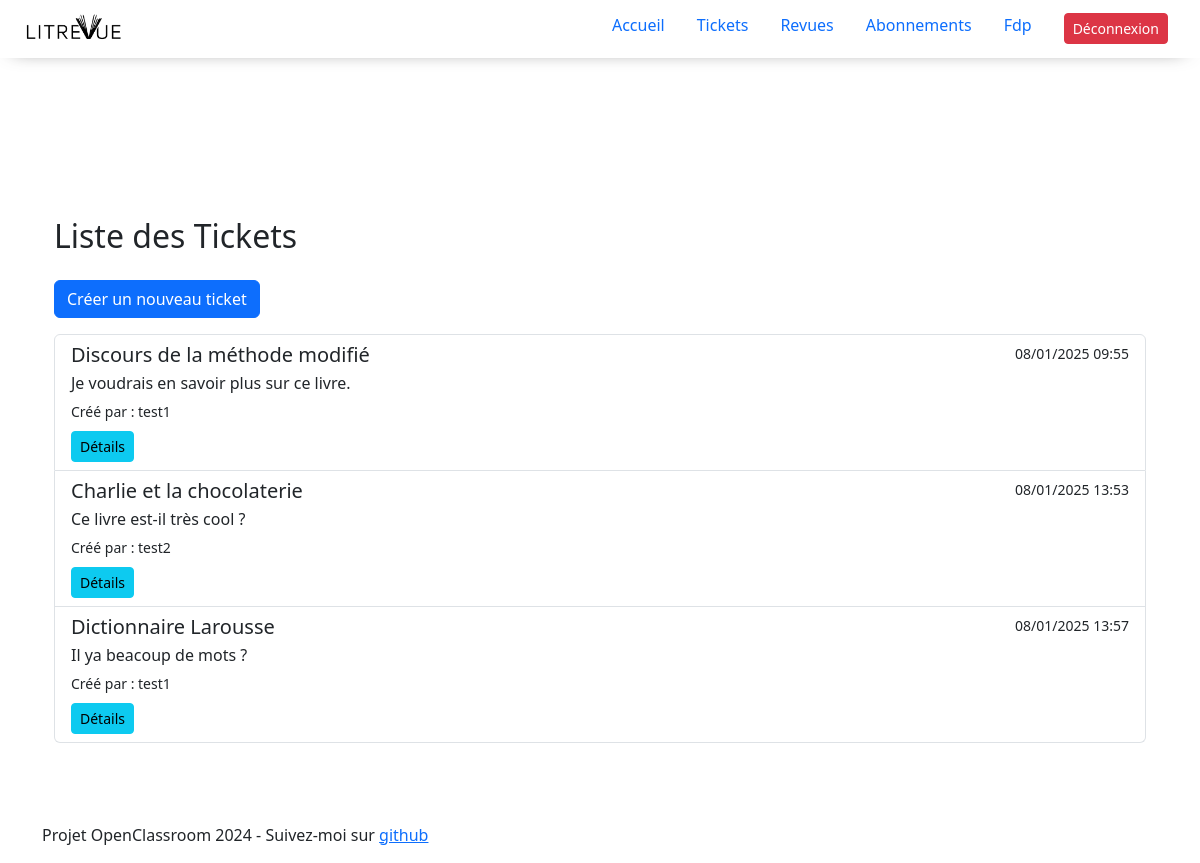
The app's page /tickets/ (signed in) with its own data.
### users/models.py (models this page shows, shortened)
class CustomUser(modelsAuth.AbstractUser):
    followed_users = models.ManyToManyField('self', through=UserFollows,  symmetrical=False, related_name='followers_set')

### website/models.py (models this page shows, shortened)
class Ticket(models.Model):
    book = models.CharField(max_length=128,default='Default Title')
    description = models.TextField(max_length=2048, blank=True)
    user = models.ForeignKey(settings.AUTH_USER_MODEL, on_delete=models.CASCADE)
    image = models.ImageField(upload_to='tickets/', null=True, blank=True)
    time_created = models.DateTimeField(auto_now_add=True)

### website/views.py (the view)
# urls.py: path('tickets/', TicketListView.as_view(), name='ticket_list'),
class TicketListView(LoginRequiredMixin, ListView):
    model = Ticket
    template_name = 'website/TicketList.html'
    context_object_name = 'tickets'
    def get_queryset(self):
        return Ticket.objects.all()

### website/templates/website/TicketList.html (shortened to what this page needs)
{% extends 'website/base.html' %}
{% block content %}
<div class="main_content container mt-5">
    <h2 class="mb-4">Liste des Tickets</h2>
    <a href="{% url 'website:create_ticket' %}" class="btn btn-primary mb-3">Créer un nouveau ticket</a>
    {% if tickets %}
        <div class="list-group">
        {% for ticket in tickets %}
        <div class="list-group-item list-group-item-action flex-column align-items-start">
            <div class="d-flex w-100 justify-content-between">
                <h5 class="mb-1">{{ ticket.book }}</h5>
                <small>{{ ticket.time_created|date:"d/m/Y H:i" }}</small>
            </div>
            <p class="mb-1">{{ ticket.description|truncatewords:30 }}</p>
            <small>Créé par : {{ ticket.user.username }}</small>
            <div class="mt-2">
                <a href="{% url 'website:ticket_detail' ticket.pk %}" class="btn btn-sm btn-info">Détails</a>
            </div>
        </div>
        {% endfor %}
        </div>
    {% endif %}
</div>
{% endblock %}

### website/templates/website/base.html (shortened to what this page needs)
{%load static %}
<!DOCTYPE html>
<html lang="en">
    <head>
        <link rel="stylesheet" href="{% static 'website/navbar.css' %}" />
        <link rel="stylesheet" href="{% static 'website/home.css' %}" />
        <link href="https://cdn.jsdelivr.net/npm/bootstrap@5.3.2/dist/css/bootstrap.min.css" rel="stylesheet">
    </head>
    <body>
        <header class="header">
            <div class="navbar">
                <a href="{% url 'website:home' %}" class="logo">
                    <img class="logo" src="{% static 'website/Logo_LitRevue.png' %}" alt="LitRevue Logo">
                </a>
               	<nav class="nav">
	            	<a href="{% url 'website:home' %}"> Accueil</a>
	                {% if request.user.is_authenticated %}
	    	              	<a href="{% url 'website:ticket_list' %}"> Tickets </a>
	    	              	<a href="{% url 'website:review_list' %}"> Revues </a>
                              <a href="{% url 'website:followed_users' %}"> Abonnements </a>
		                	<a href="http://127.0.0.1:8000/user/{{request.user}}"> {{request.user | title}}</a>
	    	                <form class="logout" method="post" action="{% url 'users:logout' %}" class="logout-form">
                                <button type="submit" class="btn btn-danger btn-sm">
                                     Déconnexion
                                </button>
                            </form>
	                {% else %}
							<a class="btn btn-outline">Login</a>
                            <a href="{% url 'users:register' %}" class="btn btn-primary">Join Now</a>
	                {% endif %}
	              </nav>
            </div>
        </header>
        <main>
            <div class="container">
             {%block content %}
             {%endblock content%}
            </div>
        </main>
        <footer class="footer">
            <div class="container">
				<p>Projet OpenClassroom 2024 - Suivez-moi sur <a href="https://github.com/Zeatop"> github </a></p>
            </div>
        </footer>
    </body>
</html>

### website/static/website/navbar.css (style rules this page uses)
footer { margin-top: 5rem }
.navbar { position: fixed; top: 0; left: 0 !important; width: 100% !important; padding: 1rem 0; margin: 0 !important; height: auto; z-index: 1000; background: white; box-shadow: -2px 5px 20px -15px rgba(0,0,0,0.74); }
.logo { max-width: 35%; }
.logout { padding-left: 1rem; }
.nav a { padding-left: 1rem; padding-right: 1rem; text-decoration: none; }
.nav { padding-right: 2rem }
.main_content { padding-top: 10%; position: relative; z-index: 1; top: 0; }

### records on screen
CustomUser: user "Fdp"
Ticket: book "Discours de la méthode modifié", time_created "08/01/2025 09:55", description "Je voudrais en savoir plus sur ce livre.", user.username "test1"
Ticket: book "Charlie et la chocolaterie", time_created "08/01/2025 13:53", description "Ce livre est-il très cool ?", user.username "test2"
Ticket: book "Dictionnaire Larousse", time_created "08/01/2025 13:57", description "Il ya beacoup de mots ?", user.username "test1"
